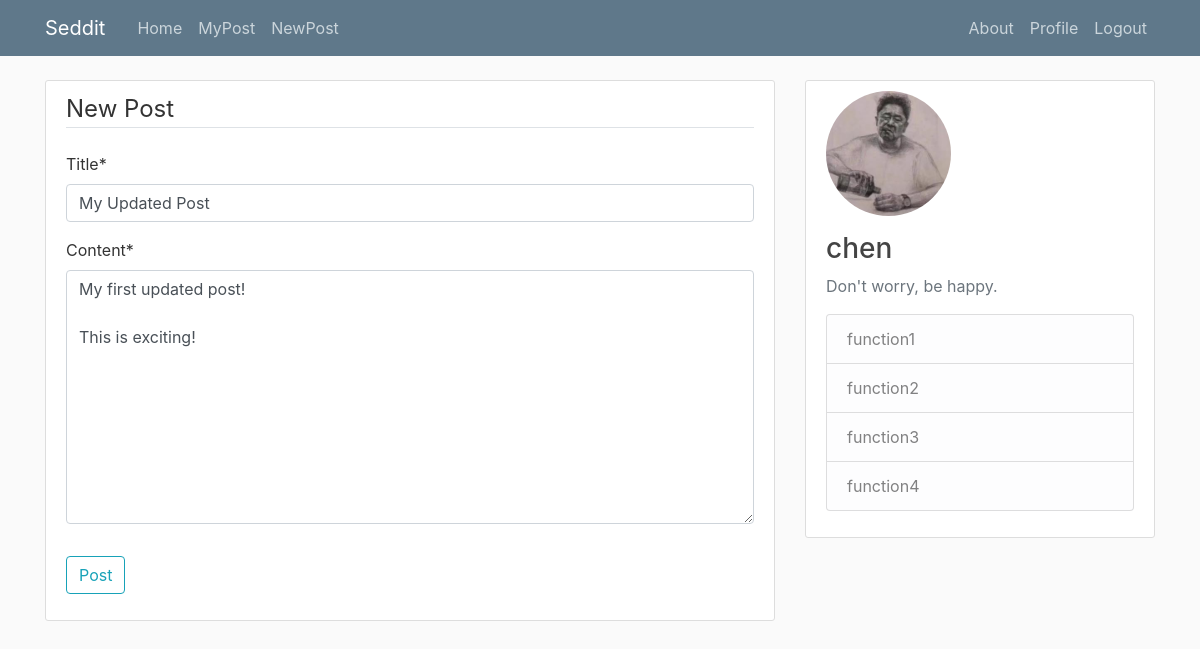
The app's page /post/25/update/ (signed in) with its own data.
### blog/models.py (models this page shows, shortened)
class Post(models.Model):
    title = models.CharField(max_length=100)
    content = models.TextField()
    date_posted = models.DateTimeField(default=timezone.now())
    author = models.ForeignKey(User, on_delete=models.CASCADE)

### users/models.py (models this page shows, shortened)
class Profile(models.Model):
    user = models.OneToOneField(User, on_delete=models.CASCADE)
    image = models.ImageField(default='default.jpg', upload_to='profile_pics')

### blog/views.py (the view, shortened to what this page needs)
# urls.py: path('post/<int:pk>/update/', PostUpdateView.as_view(), name='post-update'),
class PostUpdateView(LoginRequiredMixin, UserPassesTestMixin, UpdateView):
    model = Post
    fields = ['title', 'content']
    def test_func(self):
        post = self.get_object()
        if self.request.user == post.author:
            return True
        return False

### blog/templates/blog/post_form.html (shortened to what this page needs)
{% extends "blog/base.html" %}
{% load crispy_forms_tags %}
{% block content %}
    <div class="content-section">
        <form method="POST">
         <fieldset class="form-group">
             <legend class="border-bottom mb-4">New Post</legend>
             {{ form|crispy }}
         </fieldset>
         <div class="form-group">
             <button class="btn btn-outline-info" type="submit">Post</button>
         </div>
        </form>
    </div>
{% endblock content %}

### blog/templates/blog/base.html (shortened to what this page needs)
{% load static %}
<!DOCTYPE html>
<html lang="en">
<head>
    <link rel="stylesheet" href="https://stackpath.bootstrapcdn.com/bootstrap/4.3.1/css/bootstrap.min.css"
>
    <link rel="stylesheet" type="text/css" href="{% static 'blog/main.css' %}">
</head>
<body>
<header class="site-header">
    <nav class="navbar navbar-expand-md navbar-dark bg-steel fixed-top">
        <div class="container">
            <a class="navbar-brand mr-4" href="/">Seddit</a>
            <div class="collapse navbar-collapse" id="navbarToggle">
                <div class="navbar-nav mr-auto">
                    <a class="nav-item nav-link" href="{% url 'blog-home' %}">Home</a>
                    {% if user.is_authenticated %}
                        <a class="nav-item nav-link" href="{% url 'user-posts' user %}">MyPost</a>
                        <a class="nav-item nav-link" href="{% url 'post-create' %}">NewPost</a>
                    {% endif %}
                </div>
                <div class="navbar-nav">
                    <a class="nav-item nav-link" href="{% url 'blog-about' %}">About</a>
                    {% if user.is_authenticated %}
                        <a class="nav-item nav-link" href="{% url 'profile' %}">Profile</a>
                        <a class="nav-item nav-link" href="{% url 'logout' %}">Logout</a>
                    {% else %}
                        <a class="nav-item nav-link" href="{% url 'login' %}">Login</a>
                        <a class="nav-item nav-link" href="{% url 'register' %}">Register</a>
                    {% endif %}
                </div>
            </div>
        </div>
    </nav>
</header>
<main role="main" class="container">
    <div class="row">
        <div class="col-md-8">
            {% block content %}
            {% endblock %}
        </div>
        <div class="col-md-4">
            <div class="content-section">
                <img class="rounded-circle account-img" src="{{ user.profile.image.url }}">
                <h3>{{ user }}</h3>
                <p class='text-muted'>Don't worry, be happy.
                <ul class="list-group">
                    <li class="list-group-item list-group-item-light">function1</li>
                    <li class="list-group-item list-group-item-light">function2</li>
                    <li class="list-group-item list-group-item-light">function3</li>
                    <li class="list-group-item list-group-item-light">function4</li>
                </ul>
                </p>
            </div>
        </div>
    </div>
</main>
</body>
</html>

### blog/static/blog/main.css (style rules this page uses)
body { background: #fafafa; color: #333333; margin-top: 5rem; }
h1, h2, h3, h4, h5, h6 { color: #444444; }
ul { margin: 0; }
.bg-steel { background-color: #5f788a; }
.site-header .navbar-nav .nav-link { color: #cbd5db; }
.content-section { background: #ffffff; padding: 10px 20px; border: 1px solid #dddddd; border-radius: 3px; margin-bottom: 20px; }
.account-img { height: 125px; width: 125px; margin-right: 20px; margin-bottom: 16px; }

### records on screen
Post: title "My Updated Post", content "My first updated post! This is exciting!"

### other values on screen
{{ user }} "chen"
